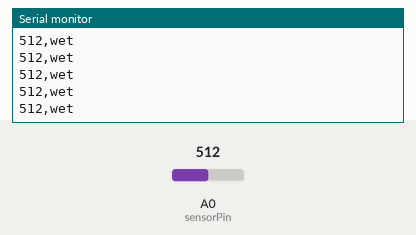
Bench run of a sketch on a simulated Arduino Uno, built with avr-gcc and run on an emulated ATmega328P. On the bench: the last lines printed to the serial monitor. The test bench sets the inputs (shaded band); at power-on: A0 (sensorPin) = 512.

Above: at 1.2 s.
1.3 s: A0 (sensorPin) set to 418
At 1.68 s:
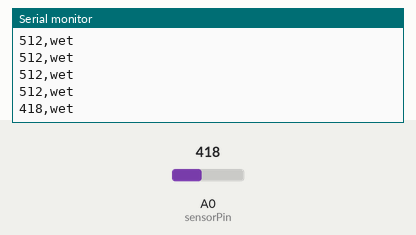
2.8 s: A0 (sensorPin) set to 381
At 3.19 s:
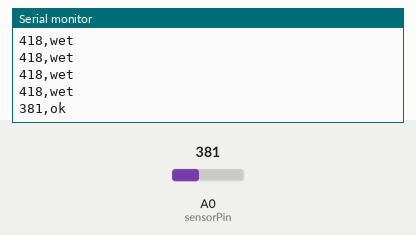
5.0 s: A0 (sensorPin) set to 259
At 5.19 s:
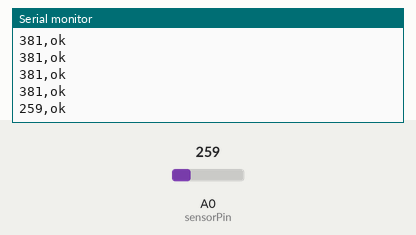
6.5 s: A0 (sensorPin) set to 237
At 6.69 s:
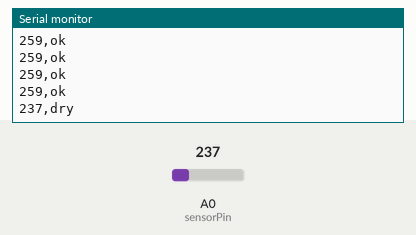

The sketch:

plant_monitor.ino
```cpp
/*
 Simple Plant Monitor Example

 Display the value of the soil moisture sensor and threshold status.

*/

// Thresholds for sensor to detect wet/dry conditions. Adjust these
// to match your soil characteristics.
int upper = 400;
int lower = 250;

// Pin for reading the sensor
int sensorPin = A0;

void setup() {
  // Open serial communications and wait for port to open:
  Serial.begin(115200);
  while (!Serial);
  Serial.println("Simple plant monitor");
  Serial.println("raw value, moisture state");
}

void loop() {
  int value;

  // Read the sensor
  value = analogRead(sensorPin);

  Serial.print(value);
  Serial.print(",");

  // If value is less than lower threshold, soil is dry else if it
  // is greater than upper threshold, it is wet, else all is well.
  if (value <= lower) {
    Serial.print("dry");
  } else if (value >= upper) {
    Serial.print("wet");
  } else {
    Serial.print("ok");
  }
  Serial.println();
  delay(250);
}
```

Measured:
- the behaviour switches between 400 and 399 on A0 (sensorPin) (found by bisection; images 1 and 2)
- the behaviour switches between 251 and 250 on A0 (sensorPin) (found by bisection; images 3 and 4)
- after the input at 1.3 s, the serial monitor: prints a new line after 0.20 s (image 1)
- after the input at 2.8 s, the serial monitor: prints a new line after 0.20 s (image 2)
- after the input at 5.0 s, the serial monitor: prints a new line at once (image 3)
- after the input at 6.5 s, the serial monitor: prints a new line at once (image 4)
